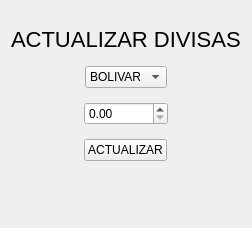
         <widget class="QWidget" name="widget_divisas">
          <layout class="QVBoxLayout" name="verticalLayout_6">
           <item>
            <layout class="QGridLayout" name="gridLayout_7">
             <property name="topMargin">
              <number>16</number>
             </property>
             <property name="bottomMargin">
              <number>16</number>
             </property>
             <property name="verticalSpacing">
              <number>14</number>
             </property>
             <item row="1" column="0" alignment="Qt::AlignmentFlag::AlignHCenter">
              <widget class="QComboBox" name="combo_divisa_adivisa">
               <property name="cursor">
                <cursorShape>PointingHandCursor</cursorShape>
               </property>
               <property name="styleSheet">
                <string notr="true">min-width: 8em;</string>
               </property>
               <item>
                <property name="text">
                 <string>BOLIVAR</string>
                </property>
               </item>
               <item>
                <property name="text">
                 <string>COP</string>
                </property>
               </item>
              </widget>
             </item>
             <item row="0" column="0" alignment="Qt::AlignmentFlag::AlignHCenter">
              <widget class="QLabel" name="label_2">
               <property name="styleSheet">
                <string notr="true">font-size: 22px;</string>
               </property>
               <property name="text">
                <string>ACTUALIZAR DIVISAS</string>
               </property>
              </widget>
             </item>
             <item row="3" column="0" alignment="Qt::AlignmentFlag::AlignHCenter">
              <widget class="QPushButton" name="boton_actualizar_adivisa">
               <property name="cursor">
                <cursorShape>PointingHandCursor</cursorShape>
               </property>
               <property name="styleSheet">
                <string notr="true">min-width: 6em;</string>
               </property>
               <property name="text">
                <string>ACTUALIZAR</string>
               </property>
              </widget>
             </item>
             <item row="2" column="0" alignment="Qt::AlignmentFlag::AlignHCenter">
              <widget class="QDoubleSpinBox" name="double_valor_adivisa">
               <property name="cursor">
                <cursorShape>PointingHandCursor</cursorShape>
               </property>
               <property name="maximum">
                <double>9999999999.000000000000000</double>
               </property>
              </widget>
             </item>
             <item row="4" column="0">
              <spacer name="verticalSpacer_4">
               <property name="orientation">
                <enum>Qt::Orientation::Vertical</enum>
               </property>
               <property name="sizeHint" stdset="0">
                <size>
                 <width>20</width>
                 <height>40</height>
                </size>
               </property>
              </spacer>
             </item>
            </layout>
           </item>
          </layout>
         </widget>
